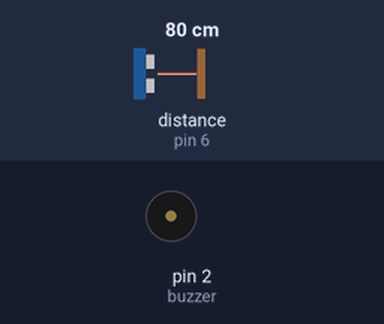
The sketch below on a simulated Arduino Uno, built with avr-gcc and run on an emulated ATmega328P. On the bench: buzzer (waves = sounding, pin HIGH). Wiring (inferred from the names in the program): ultrasonic range finder: trigger pin 5; echo pin 6. The test bench sets the inputs (shaded band); at power-on: distance to the obstacle (sensor on pin 6) 80 cm. The echo pulse lasts 58.3 µs per cm; pins used as bus, display or sensor lines are not drawn.

Above: at 1.2 s.
1.3 s: distance to the obstacle (sensor on pin 6) set to 8 cm
2.8 s: distance to the obstacle (sensor on pin 6) set to 5 cm
At 3.5 s:
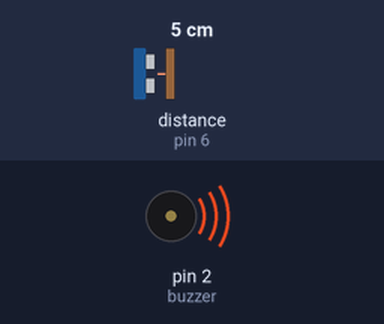
4.3 s: distance to the obstacle (sensor on pin 6) set to 9 cm
At 5.5 s:
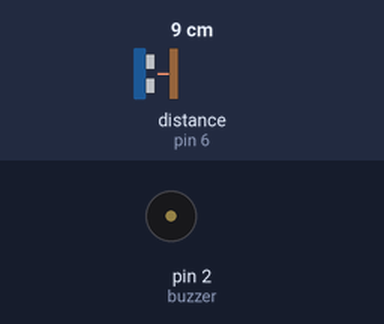
5.8 s: distance to the obstacle (sensor on pin 6) set to 2 cm
At 7.1 s:
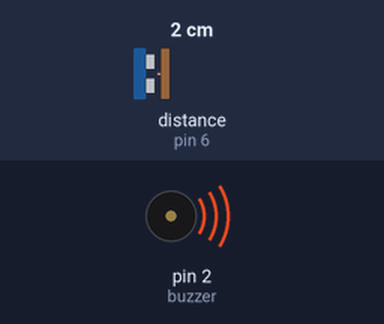
Timing chart, 0 to 8.3 s (numbered marks = the images above; inputs shaded):
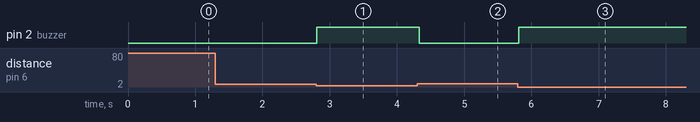

The sketch:

E_Smart_Park_Sensor.ino
```cpp
//Ultrasonic + LED/Buzzer. Alert when an object is close

int trigPin = 5, echoPin = 6, buzzer = 2, distance;
long duration;

void setup()
{
  pinMode(trigPin, OUTPUT);
  pinMode(echoPin, INPUT);
  pinMode(buzzer, OUTPUT);
}

void loop()
{
  digitalWrite(trigPin, LOW);
  delayMicroseconds(5);
  digitalWrite(trigPin, HIGH);
  delayMicroseconds(10);
  digitalWrite(trigPin, LOW);

  duration = pulseIn(echoPin, HIGH);
  distance = (0.034 * duration)/2;

  if(distance <= 5)
    digitalWrite(buzzer, HIGH);
  else
    digitalWrite(buzzer, LOW);

  delay(50);
}
```

Measured:
- the behaviour switches between 7 and 6 cm on distance to the obstacle (sensor on pin 6) (found by bisection; images 0 and 1)
- after the input at 1.3 s, every drawn part: stays the same
- after the input at 2.8 s, pin 2 (buzzer): LOW → HIGH at once
- after the input at 4.3 s, pin 2 (buzzer): HIGH → LOW at once
- after the input at 5.8 s, pin 2 (buzzer): LOW → HIGH at once
